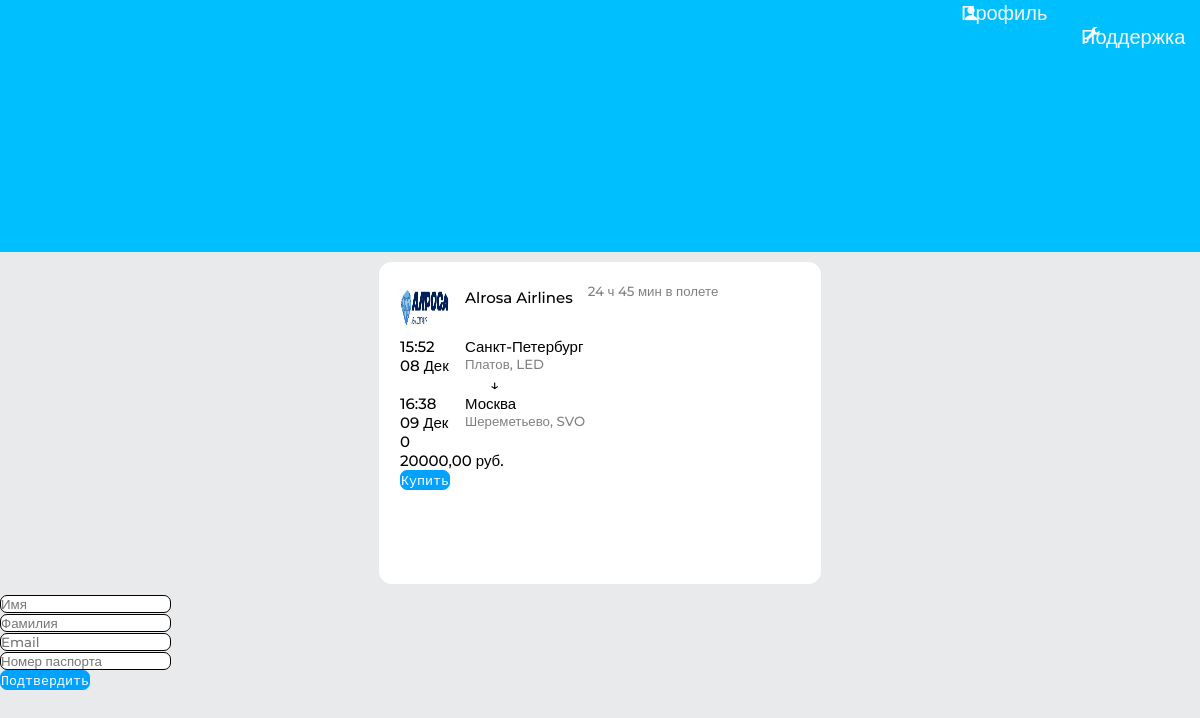
Page /flight/4 on the committed database.
### flights/models.py (models this page shows, shortened)
class Flight(models.Model):
    airline = models.ForeignKey(Airline, on_delete= models.CASCADE ,blank=True, null=True)
    origin = models.ForeignKey(City, on_delete= models.CASCADE, related_name="start_city")
    destination = models.ForeignKey(City, on_delete= models.CASCADE, related_name="end_city")
    departure_time = models.DateTimeField()
    arrival_time = models.DateTimeField()
    price = models.DecimalField(max_digits=10, decimal_places=2, default=0)
    transfers = models.IntegerField(default=0)
    @property
    def flight_time(self):
        result = self.arrival_time - self.departure_time
        if result.total_seconds() < 0:
            result += timedelta(days=1)
        total_minutes = result.total_seconds() // 60
        hours = int(total_minutes // 60)
        minutes = int(total_minutes % 60)
        return f"{hours} ч {minutes} мин"

class Airline(models.Model):
    name = models.CharField(max_length=100)
    logo = models.ImageField(upload_to='airline_logos/', blank=True, null=True)
    def __str__(self):
        return self.name

class City(models.Model):
    name = models.CharField(max_length=100)
    code = models.CharField(max_length=10)
    airport = models.CharField(max_length=100, blank=True, null=True)

### core/views.py (the view)
# urls.py: path("flight/<int:flight_id>", views.flight, name="flight"),
def flight(request, flight_id):
    flight = get_object_or_404(Flight, id=flight_id)
    if request.method == "POST":
        form = BuyFlightForm(request.POST)
        if form.is_valid():
            order = form.save()
            order.flight = flight
            order.save()
            redirect("flight_view")
    else:
        form = BuyFlightForm()
    return render(request, "flight_card.html", {"form":form, "flight":flight})

### core/forms.py
class BuyFlightForm(forms.ModelForm):
    class Meta:
        model = Buyflight
        fields = ("first_name", "last_name", "email", "passport")
        widgets = {
            "first_name":forms.TextInput(attrs={"placeholder":"Имя"}),
            "last_name":forms.TextInput(attrs={"placeholder":"Фамилия"}),
            "email":forms.EmailInput(attrs={"placeholder":"Email"}),
            "passport":forms.TextInput(attrs={"placeholder":"Номер паспорта"}),
        }

### core/templates/flight_card.html (shortened to what this page needs)
{% load static %}
<!DOCTYPE html>
<html lang="en">
<head>
    <link rel="stylesheet" href="{% static "css/header_style.css" %}">
    <link rel="stylesheet" href="{% static "css/flight_card_style.css" %}">
    <link rel="stylesheet" href="favicon.ico">
</head>
<body>
    <div class="header_container">
        <div class="personal-account-link-container">
            <div class="link_container">
                <div class="account-link-container">
                    <img src="{% static "images/icons8-человек-64.png" %}" class="personal-account-img">
                    <a href="{% url "profile_view" %}" class="personal-account-link">Профиль</a>
                </div>
                <div class="support-link-container">
                    <img src="{% static "images/icons8-поддержка-64.png" %}" class="support-img">
                    <a href="#" class="support-link">Поддержка</a>
                </div>
            </div>
        </div>
    </div>
    <div class="card_container">
        <div class="airline-name-container">
            <img src="{{flight.airline.logo.url}}" width="50px" height="50px" class="airline-logo">
            <h2 class="airline_name">{{flight.airline}}</h2>
            <h5 class="flight_time">{{flight.flight_time}} в полете</h5>
        </div>
        <div class="main_card_container">
            <div class="airport_origin_info">
                <h2 class="origin_text">{{flight.origin.name}}</h2>
                <h5 class="origin_city_code city_code">{{flight.origin.airport}}, {{flight.origin.code}}</h5>
            </div>
            <div class="origin_time_info">
                <h2>{{flight.departure_time|time:"H:i"}}</h2>
                <h2>{{flight.departure_time|date:"d M"}}</h2>
            </div>
            <h2 class="origin_to_destination_text">&darr;</h2>
            <div class="airport_destination_info">
                <h2 class="destination_text">{{flight.destination.name}}</h2>
                <h5 class="destination_city_code city_code">{{flight.destination.airport}}, {{flight.destination.code}}</h5>
            </div>
            <div class="destination_time_info">
                <h2>{{flight.arrival_time|time:"H:i"}}</h2>
                <h2>{{flight.arrival_time|date:"d M"}}</h2>
            </div>
            <h2>{{flight.transfers}}</h2>
            <h2>{{flight.price}} руб.</h2>
            <button class="roboto-mono btn">Купить</button>
        </div>
    </div>
    <div class="buy_flight_form_container">
            <form method="post">
            {% for field in form %}
            <div class="mb-4">
                {{ field }}
            </div>
            {% endfor %}
            <button type="submit" class="roboto-mono btn" id="btn-send" onclick="alert("Форма отправлена")">Подтвердить</button>
        </form>
    </div>
</body>
</html>

### core/static/css/header_style.css (style rules this page uses)
* { margin: 0; padding: 0; font-family: "Montserrat", sans-serif; font-optical-sizing: auto; font-weight: 500; font-style: normal; }
.header_container { width: 100%; height: 250px; border: 1px solid #00BFFF; background-color: #00BFFF; }
.account-link-container { margin-left: 80%; }
.support-link-container { margin-left: 90%; position: absolute; }
.support-img { padding-right: 20px; }
.personal-account-link { text-decoration: none; color: whitesmoke; font-size: 20px; }
.personal-account-img { width: 20px; height: 20px; position: absolute; }
.support-link { text-decoration: none; color: whitesmoke; font-size: 20px; }
.support-img { width: 20px; height: 20px; position: absolute; }

### core/static/css/flight_card_style.css (style rules this page uses)
body { background-color: #e8eaeb; }
input { border-radius: 7px; border: 1px solid black; }
.btn { background-color: #00a2ff ; border: 1px solid #00a2ff; border-radius: 7px; color: #fff; transition: 0.5s; }
.card_container { height: 280px; width: 400px; padding: 20px 20px; margin: 10px auto; border: 1px solid white; border-radius: 12px; background-color: white; }
.airport_origin_info { margin: 0 65px; position: absolute; }
.airport_destination_info { margin: 0 65px; position: absolute; }
.airline-logo { border-radius: 50px; }
.airline_name { margin: 5px 15px; }
.flight_time { margin: 0px 0px; color: grey; }
.city_code { color: grey; }
.origin_to_destination_text { margin-left: 90px; }
.airline-name-container { display: inline-flex; }
h2 { font-size: 15px; }
.roboto-mono { font-family: "Roboto Mono", monospace; font-optical-sizing: auto; font-weight: 400; font-style: normal; }

### rows in the picture
Flight: airline.logo (picture), airline "Alrosa Airlines", flight_time "24 ч 45 мин", origin.name "Санкт-Петербург", origin.airport "Платов", origin.code "LED", departure_time "15:52", departure_time "08 Дек", destination.name "Москва", destination.airport "Шереметьево", destination.code "SVO", arrival_time "16:38", arrival_time "09 Дек", transfers "0", price "20000,00"
